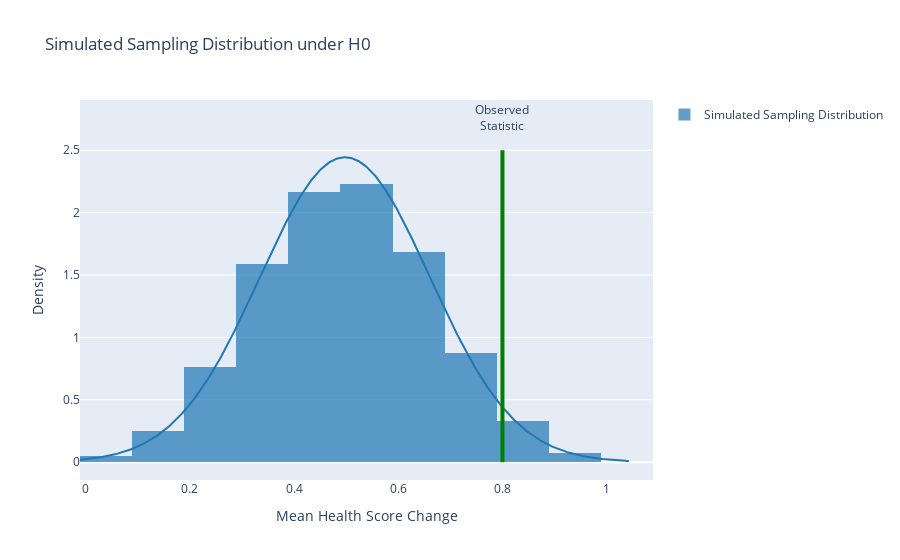

The notebook cell saved with this chart:
### Markdown cell above
#6

A smaller p-value cannot definitively prove that the null hypothesis is false. We don't directly judge whether the p-value is large or small, we usually compare it to a predetermined value to determine if the evidence is strong enough. For example, im the last question, we used the strength of evidence table, which compare the p-value to different range, to determine our conclusion.
The p-value cannot definitively prove innocence or guilt because there is always the possibility of making either a Type I error (when we reject the null hypothesis even though it is actually true) or Type II error (when we fail to reject the null hypothesis even though it is false). For example, even though the chance of a neighbor causing a mess is small, it doesn't mean it can't happen.

### Code cell
#7

import numpy as np
import pandas as pd
import plotly.figure_factory as ff
import plotly.graph_objects as go

patient_data = pd.DataFrame({
    "PatientID": [1, 2, 3, 4, 5, 6, 7, 8, 9, 10],
    "Age": [45, 34, 29, 52, 37, 41, 33, 48, 26, 39],
    "Gender": ["M", "F", "M", "F", "M", "F", "M", "F", "M", "F"],
    "InitialHealthScore": [84, 78, 83, 81, 81, 80, 79, 85, 76, 83],
    "FinalHealthScore": [86, 86, 80, 86, 84, 86, 86, 82, 83, 84]
})

patient_data['HealthScoreChange'] = patient_data['FinalHealthScore'] - patient_data['InitialHealthScore']

np.random.seed(1)
number_of_simulations = 10000
IncreaseProportionSimulations_underH0random = np.zeros(number_of_simulations)

for i in range(number_of_simulations):
    random_improvement = np.random.choice([0, 1], size=len(patient_data), replace=True)
    IncreaseProportionSimulations_underH0random[i] = random_improvement.mean()

population_parameter_value_under_H0 = 0.5
observed_statistic = (patient_data.HealthScoreChange > 0).mean()

SimStats_as_or_more_extreme_than_ObsStat = IncreaseProportionSimulations_underH0random >= observed_statistic
p_value = SimStats_as_or_more_extreme_than_ObsStat.sum() / number_of_simulations

print("Number of Simulations: ", number_of_simulations)
print("Observed Statistic: ", observed_statistic)
print("p-value: ", p_value)

hist_data = [IncreaseProportionSimulations_underH0random + np.random.uniform(-0.05, 0.05, size=len(IncreaseProportionSimulations_underH0random))]
group_labels = ['Simulated Sampling Distribution']
fig = ff.create_distplot(hist_data, group_labels, curve_type='normal', show_hist=True, show_rug=False, bin_size=0.1)

fig.add_shape(type="line", x0=observed_statistic, y0=0, x1=observed_statistic, y1=2.5,
              line=dict(color="Green", width=4), name="Observed Statistic")
fig.add_trace(go.Scatter(x=[observed_statistic], y=[2.75], text=["Observed<br>Statistic"], mode="text", showlegend=False))

fig.update_layout(
    title="Simulated Sampling Distribution under H0",
    xaxis_title="Mean Health Score Change", yaxis_title="Density"
)
fig.show()

### Figure 1 — Plotly figure (JSON) as saved in the notebook; plotly's stock layout.template omitted (floating-point values rounded to 4 significant figures; data arrays with more than 128 entries replaced by an {"elided": "..."} marker saying what was removed)
{"data": [{"autobinx": false, "histnorm": "probability density", "legendgroup": "Simulated Sampling Distribution", "marker": {"color": "rgb(31, 119, 180)"}, "name": "Simulated Sampling Distribution", "opacity": 0.7, "type": "histogram", "x": {"elided": "10000 float values"}, "xaxis": "x", "xbins": {"end": 1.045, "size": 0.1, "start": -0.01099}, "yaxis": "y"}, {"legendgroup": "Simulated Sampling Distribution", "marker": {"color": "rgb(31, 119, 180)"}, "mode": "lines", "name": "Simulated Sampling Distribution", "showlegend": false, "type": "scatter", "x": {"elided": "500 float values"}, "xaxis": "x", "y": {"elided": "500 float values"}, "yaxis": "y"}, {"mode": "text", "showlegend": false, "text": ["Observed<br>Statistic"], "type": "scatter", "x": [0.8], "y": [2.75]}], "layout": {"barmode": "overlay", "hovermode": "closest", "legend": {"traceorder": "reversed"}, "shapes": [{"line": {"color": "Green", "width": 4}, "name": "Observed Statistic", "type": "line", "x0": 0.8, "x1": 0.8, "y0": 0, "y1": 2.5}], "title": {"text": "Simulated Sampling Distribution under H0"}, "xaxis": {"anchor": "y2", "domain": [0, 1], "title": {"text": "Mean Health Score Change"}, "zeroline": false}, "yaxis": {"anchor": "free", "domain": [0, 1], "position": 0, "title": {"text": "Density"}}}}
